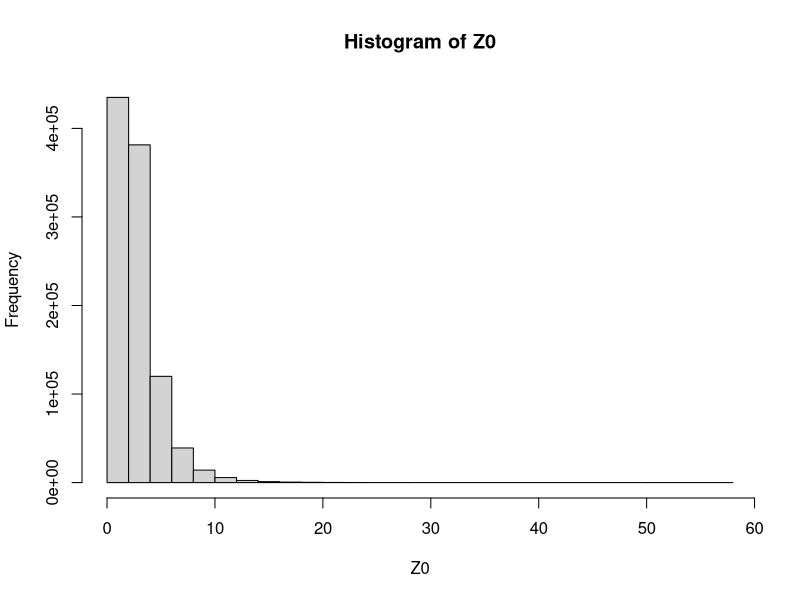
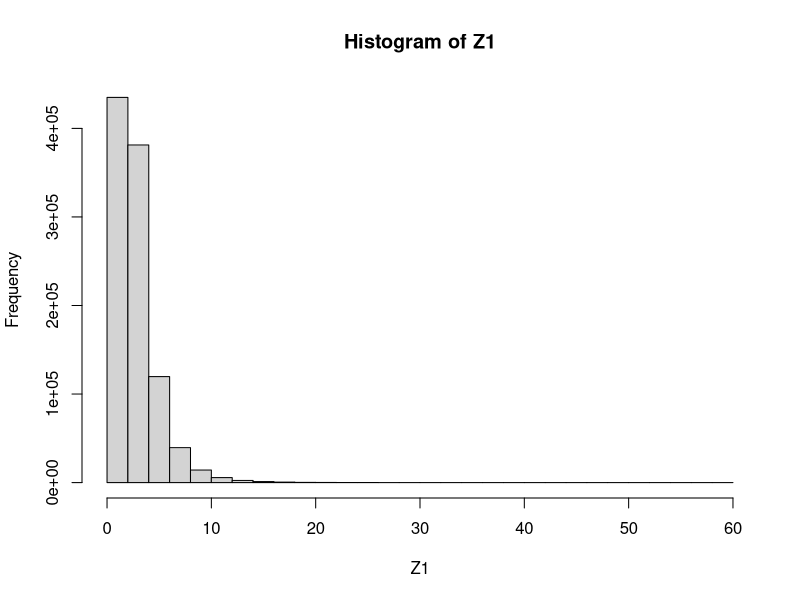
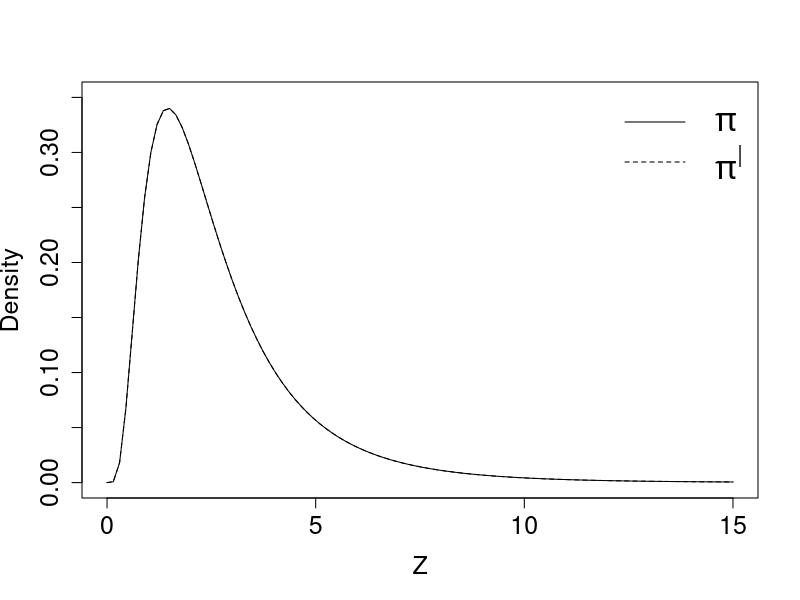

These figures' R source, in order:
alpha0 <- .5
alpha1 <- 1-alpha0
alphas <- c(alpha0, alpha1)

mU0 <-  -.80 ; vU0 <- .40
mU1 <- mU0; vU1 <- vU0

mV0 <- -1.6; vV0 <- 0.024
mV1 <- mV0; vV1 <- vV0

M <- 1e6
U0 <- rlnorm(M, m = mU0, sd = sqrt(vU0))
U1 <- rlnorm(M, m = mU1, sd = sqrt(vU1))

V0 <- rlnorm(M, m = mV0, sd = sqrt(vV0))
V1 <- rlnorm(M, m = mV1, sd = sqrt(vV1))

Z0 <- U0/V0

Z1 <- U1/V1

hist(Z0)
hist(Z1)

muU <- c(mU0, mU1)
muV <- c(mV0, mV1)
sigmaU <- c(vU0, vU1)
sigmaV <- c(vV0, vV1)

###########
## Pool-then-induce

wsU <- alphas/sigmaU
muUstar <- sum(wsU*muU)/sum(wsU)
vUstar <-  1/sum(wsU)
#
wsV <- alphas/sigmaV
muVstar <- sum(wsV*muV)/sum(wsV)
vVstar <-  1/sum(wsV)

muZstar <- muUstar - muVstar  
vZstar <- vUstar + vVstar

## Induce then pool
wsZ <- alphas/(sigmaU + sigmaV)
muZstarstar <- sum(wsZ * muU)/sum(wsZ) - sum(wsZ * muV)/sum(wsZ)
vZstarstar <- 1/sum(wsZ)

curve(dlnorm(x, muZstar, sqrt(vZstar)) , 0, 15, ylim = c(0, .35),
      ylab = "Density", xlab = expression(Z), cex.lab = 1.5, cex.axis = 1.5)
curve(dlnorm(x, muZstarstar, sqrt(vZstarstar)), lty = 2, add = TRUE)
legend(x = "topright", legend = c(expression(pi), expression(pi^"|")), lty = 1:2, bty = "n", cex = 2)

